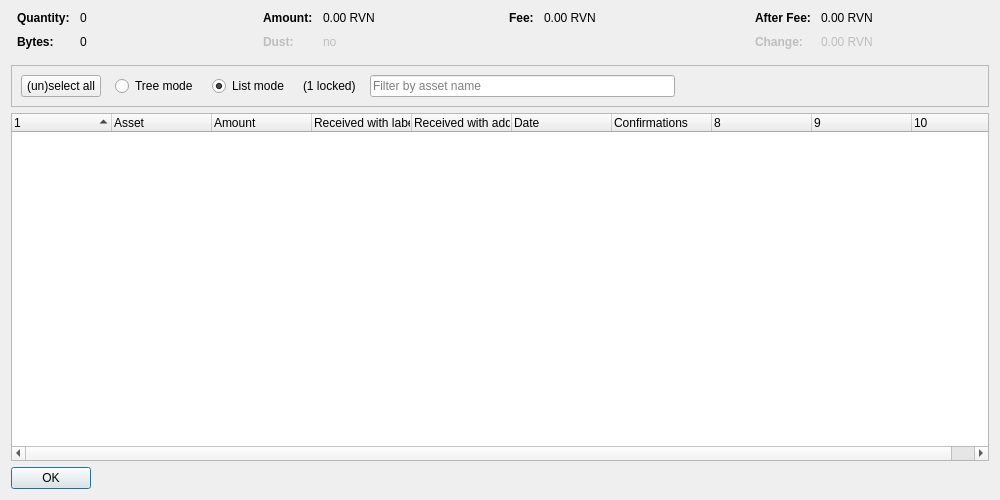
<?xml version="1.0" encoding="UTF-8"?>
<ui version="4.0">
 <class>AssetControlDialog</class>
 <widget class="QDialog" name="AssetControlDialog">
  <property name="geometry">
   <rect>
    <x>0</x>
    <y>0</y>
    <width>1000</width>
    <height>500</height>
   </rect>
  </property>
  <property name="windowTitle">
   <string>Coin Selection</string>
  </property>
  <layout class="QVBoxLayout" name="verticalLayout">
   <item>
    <layout class="QHBoxLayout" name="horizontalLayoutTop" stretch="0,0,0,0">
     <property name="topMargin">
      <number>0</number>
     </property>
     <property name="bottomMargin">
      <number>10</number>
     </property>
     <item>
      <layout class="QFormLayout" name="formLayoutCoinControl1">
       <property name="horizontalSpacing">
        <number>10</number>
       </property>
       <property name="verticalSpacing">
        <number>10</number>
       </property>
       <property name="leftMargin">
        <number>6</number>
       </property>
       <property name="rightMargin">
        <number>6</number>
       </property>
       <item row="0" column="0">
        <widget class="QLabel" name="labelCoinControlQuantityText">
         <property name="font">
          <font>
           <weight>75</weight>
           <bold>true</bold>
          </font>
         </property>
         <property name="text">
          <string>Quantity:</string>
         </property>
        </widget>
       </item>
       <item row="0" column="1">
        <widget class="QLabel" name="labelCoinControlQuantity">
         <property name="cursor">
          <cursorShape>IBeamCursor</cursorShape>
         </property>
         <property name="contextMenuPolicy">
          <enum>Qt::ActionsContextMenu</enum>
         </property>
         <property name="text">
          <string notr="true">0</string>
         </property>
         <property name="textInteractionFlags">
          <set>Qt::LinksAccessibleByMouse|Qt::TextSelectableByKeyboard|Qt::TextSelectableByMouse</set>
         </property>
        </widget>
       </item>
       <item row="1" column="0">
        <widget class="QLabel" name="labelCoinControlBytesText">
         <property name="font">
          <font>
           <weight>75</weight>
           <bold>true</bold>
          </font>
         </property>
         <property name="text">
          <string>Bytes:</string>
         </property>
        </widget>
       </item>
       <item row="1" column="1">
        <widget class="QLabel" name="labelCoinControlBytes">
         <property name="cursor">
          <cursorShape>IBeamCursor</cursorShape>
         </property>
         <property name="contextMenuPolicy">
          <enum>Qt::ActionsContextMenu</enum>
         </property>
         <property name="text">
          <string notr="true">0</string>
         </property>
         <property name="textInteractionFlags">
          <set>Qt::LinksAccessibleByMouse|Qt::TextSelectableByKeyboard|Qt::TextSelectableByMouse</set>
         </property>
        </widget>
       </item>
      </layout>
     </item>
     <item>
      <layout class="QFormLayout" name="formLayoutCoinControl2">
       <property name="horizontalSpacing">
        <number>10</number>
       </property>
       <property name="verticalSpacing">
        <number>10</number>
       </property>
       <property name="leftMargin">
        <number>6</number>
       </property>
       <property name="rightMargin">
        <number>6</number>
       </property>
       <item row="0" column="0">
        <widget class="QLabel" name="labelCoinControlAmountText">
         <property name="font">
          <font>
           <weight>75</weight>
           <bold>true</bold>
          </font>
         </property>
         <property name="text">
          <string>Amount:</string>
         </property>
        </widget>
       </item>
       <item row="0" column="1">
        <widget class="QLabel" name="labelCoinControlAmount">
         <property name="cursor">
          <cursorShape>IBeamCursor</cursorShape>
         </property>
         <property name="contextMenuPolicy">
          <enum>Qt::ActionsContextMenu</enum>
         </property>
         <property name="text">
          <string notr="true">0.00 RVN</string>
         </property>
         <property name="textInteractionFlags">
          <set>Qt::LinksAccessibleByMouse|Qt::TextSelectableByKeyboard|Qt::TextSelectableByMouse</set>
         </property>
        </widget>
       </item>
       <item row="1" column="0">
        <widget class="QLabel" name="labelCoinControlLowOutputText">
         <property name="enabled">
          <bool>false</bool>
         </property>
         <property name="font">
          <font>
           <weight>75</weight>
           <bold>true</bold>
          </font>
         </property>
         <property name="text">
          <string>Dust:</string>
         </property>
        </widget>
       </item>
       <item row="1" column="1">
        <widget class="QLabel" name="labelCoinControlLowOutput">
         <property name="enabled">
          <bool>false</bool>
         </property>
         <property name="cursor">
          <cursorShape>IBeamCursor</cursorShape>
         </property>
         <property name="contextMenuPolicy">
          <enum>Qt::ActionsContextMenu</enum>
         </property>
         <property name="text">
          <string notr="true">no</string>
         </property>
         <property name="textInteractionFlags">
          <set>Qt::LinksAccessibleByMouse|Qt::TextSelectableByKeyboard|Qt::TextSelectableByMouse</set>
         </property>
        </widget>
       </item>
      </layout>
     </item>
     <item>
      <layout class="QFormLayout" name="formLayoutCoinControl3">
       <property name="horizontalSpacing">
        <number>10</number>
       </property>
       <property name="verticalSpacing">
        <number>10</number>
       </property>
       <property name="leftMargin">
        <number>6</number>
       </property>
       <property name="rightMargin">
        <number>6</number>
       </property>
       <item row="0" column="0">
        <widget class="QLabel" name="labelCoinControlFeeText">
         <property name="font">
          <font>
           <weight>75</weight>
           <bold>true</bold>
          </font>
         </property>
         <property name="text">
          <string>Fee:</string>
         </property>
        </widget>
       </item>
       <item row="0" column="1">
        <widget class="QLabel" name="labelCoinControlFee">
         <property name="cursor">
          <cursorShape>IBeamCursor</cursorShape>
         </property>
         <property name="contextMenuPolicy">
          <enum>Qt::ActionsContextMenu</enum>
         </property>
         <property name="text">
          <string notr="true">0.00 RVN</string>
         </property>
         <property name="textInteractionFlags">
          <set>Qt::LinksAccessibleByMouse|Qt::TextSelectableByKeyboard|Qt::TextSelectableByMouse</set>
         </property>
        </widget>
       </item>
      </layout>
     </item>
     <item>
      <layout class="QFormLayout" name="formLayoutCoinControl4">
       <property name="horizontalSpacing">
        <number>10</number>
       </property>
       <property name="verticalSpacing">
        <number>10</number>
       </property>
       <property name="leftMargin">
        <number>6</number>
       </property>
       <property name="rightMargin">
        <number>6</number>
       </property>
       <item row="0" column="0">
        <widget class="QLabel" name="labelCoinControlAfterFeeText">
         <property name="font">
          <font>
           <weight>75</weight>
           <bold>true</bold>
          </font>
         </property>
         <property name="text">
          <string>After Fee:</string>
         </property>
        </widget>
       </item>
       <item row="0" column="1">
        <widget class="QLabel" name="labelCoinControlAfterFee">
         <property name="cursor">
          <cursorShape>IBeamCursor</cursorShape>
         </property>
         <property name="contextMenuPolicy">
          <enum>Qt::ActionsContextMenu</enum>
         </property>
         <property name="text">
          <string notr="true">0.00 RVN</string>
         </property>
         <property name="textInteractionFlags">
          <set>Qt::LinksAccessibleByMouse|Qt::TextSelectableByKeyboard|Qt::TextSelectableByMouse</set>
         </property>
        </widget>
       </item>
       <item row="1" column="0">
        <widget class="QLabel" name="labelCoinControlChangeText">
         <property name="enabled">
          <bool>false</bool>
         </property>
         <property name="font">
          <font>
           <weight>75</weight>
           <bold>true</bold>
          </font>
         </property>
         <property name="text">
          <string>Change:</string>
         </property>
        </widget>
       </item>
       <item row="1" column="1">
        <widget class="QLabel" name="labelCoinControlChange">
         <property name="enabled">
          <bool>false</bool>
         </property>
         <property name="cursor">
          <cursorShape>IBeamCursor</cursorShape>
         </property>
         <property name="contextMenuPolicy">
          <enum>Qt::ActionsContextMenu</enum>
         </property>
         <property name="text">
          <string notr="true">0.00 RVN</string>
         </property>
         <property name="textInteractionFlags">
          <set>Qt::LinksAccessibleByMouse|Qt::TextSelectableByKeyboard|Qt::TextSelectableByMouse</set>
         </property>
        </widget>
       </item>
      </layout>
     </item>
    </layout>
   </item>
   <item>
    <widget class="QFrame" name="frame">
     <property name="minimumSize">
      <size>
       <width>0</width>
       <height>40</height>
      </size>
     </property>
     <property name="frameShape">
      <enum>QFrame::StyledPanel</enum>
     </property>
     <property name="frameShadow">
      <enum>QFrame::Sunken</enum>
     </property>
     <layout class="QHBoxLayout" name="horizontalLayout">
      <item>
       <layout class="QHBoxLayout" name="horizontalLayoutPanel" stretch="0,0,0,0,0,0">
        <property name="spacing">
         <number>14</number>
        </property>
        <item>
         <widget class="QPushButton" name="pushButtonSelectAll">
          <property name="sizePolicy">
           <sizepolicy hsizetype="Maximum" vsizetype="Fixed">
            <horstretch>0</horstretch>
            <verstretch>0</verstretch>
           </sizepolicy>
          </property>
          <property name="text">
           <string>(un)select all</string>
          </property>
          <property name="autoDefault">
           <bool>false</bool>
          </property>
         </widget>
        </item>
        <item>
         <widget class="QRadioButton" name="radioTreeMode">
          <property name="sizePolicy">
           <sizepolicy hsizetype="Maximum" vsizetype="Fixed">
            <horstretch>0</horstretch>
            <verstretch>0</verstretch>
           </sizepolicy>
          </property>
          <property name="text">
           <string>Tree mode</string>
          </property>
         </widget>
        </item>
        <item>
         <widget class="QRadioButton" name="radioListMode">
          <property name="sizePolicy">
           <sizepolicy hsizetype="Maximum" vsizetype="Fixed">
            <horstretch>0</horstretch>
            <verstretch>0</verstretch>
           </sizepolicy>
          </property>
          <property name="text">
           <string>List mode</string>
          </property>
          <property name="checked">
           <bool>true</bool>
          </property>
         </widget>
        </item>
        <item>
         <widget class="QLabel" name="labelLocked">
          <property name="text">
           <string notr="true">(1 locked)</string>
          </property>
         </widget>
        </item>
        <item>
         <widget class="QLineEdit" name="assetSearch">
          <property name="inputMask">
           <string/>
          </property>
          <property name="placeholderText">
           <string>Filter by asset name</string>
          </property>
         </widget>
        </item>
        <item>
         <spacer name="horizontalSpacer">
          <property name="orientation">
           <enum>Qt::Horizontal</enum>
          </property>
          <property name="sizeHint" stdset="0">
           <size>
            <width>40</width>
            <height>20</height>
           </size>
          </property>
         </spacer>
        </item>
       </layout>
      </item>
     </layout>
    </widget>
   </item>
   <item>
    <widget class="AssetControlTreeWidget" name="treeWidget">
     <property name="contextMenuPolicy">
      <enum>Qt::CustomContextMenu</enum>
     </property>
     <property name="sortingEnabled">
      <bool>false</bool>
     </property>
     <property name="columnCount">
      <number>10</number>
     </property>
     <attribute name="headerShowSortIndicator" stdset="0">
      <bool>true</bool>
     </attribute>
     <attribute name="headerStretchLastSection">
      <bool>false</bool>
     </attribute>
     <column>
      <property name="text">
       <string/>
      </property>
     </column>
     <column>
      <property name="text">
       <string>Asset</string>
      </property>
     </column>
     <column>
      <property name="text">
       <string>Amount</string>
      </property>
     </column>
     <column>
      <property name="text">
       <string>Received with label</string>
      </property>
     </column>
     <column>
      <property name="text">
       <string>Received with address</string>
      </property>
     </column>
     <column>
      <property name="text">
       <string>Date</string>
      </property>
     </column>
     <column>
      <property name="text">
       <string>Confirmations</string>
      </property>
      <property name="toolTip">
       <string>Confirmed</string>
      </property>
     </column>
     <column>
      <property name="text">
       <string/>
      </property>
     </column>
     <column>
      <property name="text">
       <string/>
      </property>
     </column>
     <column>
      <property name="text">
       <string/>
      </property>
     </column>
     <column>
      <property name="text">
       <string/>
      </property>
     </column>
    </widget>
   </item>
   <item>
    <widget class="QDialogButtonBox" name="buttonBox">
     <property name="sizePolicy">
      <sizepolicy hsizetype="Maximum" vsizetype="Fixed">
       <horstretch>0</horstretch>
       <verstretch>0</verstretch>
      </sizepolicy>
     </property>
     <property name="orientation">
      <enum>Qt::Horizontal</enum>
     </property>
     <property name="standardButtons">
      <set>QDialogButtonBox::Ok</set>
     </property>
    </widget>
   </item>
  </layout>
 </widget>
 <customwidgets>
  <customwidget>
   <class>AssetControlTreeWidget</class>
   <extends>QTreeWidget</extends>
   <header>assetcontroltreewidget.h</header>
  </customwidget>
 </customwidgets>
 <resources/>
 <connections/>
</ui>
